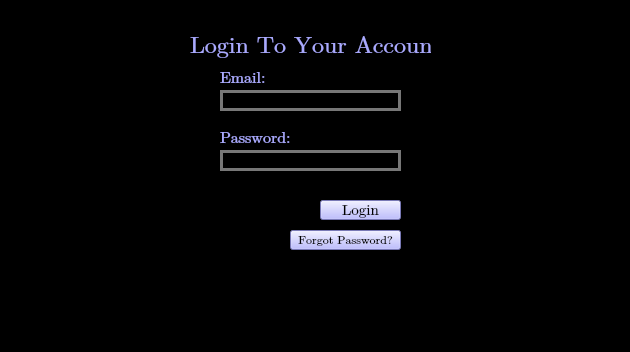
<?xml version="1.0" encoding="UTF-8"?>
<ui version="4.0">
 <class>MainWindow</class>
 <widget class="QMainWindow" name="MainWindow">
  <property name="geometry">
   <rect>
    <x>0</x>
    <y>0</y>
    <width>630</width>
    <height>352</height>
   </rect>
  </property>
  <property name="windowTitle">
   <string>MainWindow</string>
  </property>
  <property name="styleSheet">
   <string notr="true">QWidget {
    background-color:rgb(0, 0, 0)
}</string>
  </property>
  <widget class="QWidget" name="centralwidget">
   <widget class="QLabel" name="label">
    <property name="geometry">
     <rect>
      <x>190</x>
      <y>30</y>
      <width>241</width>
      <height>31</height>
     </rect>
    </property>
    <property name="font">
     <font>
      <family>Cambria Math</family>
      <pointsize>18</pointsize>
     </font>
    </property>
    <property name="styleSheet">
     <string notr="true">QLabel {
    color: rgb(170, 170, 255)
}</string>
    </property>
    <property name="text">
     <string>Login To Your Account</string>
    </property>
   </widget>
   <widget class="QPushButton" name="loginButton">
    <property name="geometry">
     <rect>
      <x>320</x>
      <y>200</y>
      <width>81</width>
      <height>20</height>
     </rect>
    </property>
    <property name="font">
     <font>
      <family>Cambria Math</family>
      <pointsize>11</pointsize>
     </font>
    </property>
    <property name="styleSheet">
     <string notr="true">QPushButton {
    background-color: rgb(170, 170, 255);
    color: rgb(0, 0, 0);

}


QPushButton:hover {
    background-color: rgb(128, 120, 215);
    color: rgb(0, 0, 0)
}

QPushButton:pressed {
    background-color: rgb(85, 170, 127);
    color: rgb(0, 0, 0)
}</string>
    </property>
    <property name="text">
     <string>Login</string>
    </property>
   </widget>
   <widget class="QLineEdit" name="lineEditemail">
    <property name="geometry">
     <rect>
      <x>220</x>
      <y>90</y>
      <width>181</width>
      <height>21</height>
     </rect>
    </property>
    <property name="styleSheet">
     <string notr="true">QLineEdit {
    background-color: rgb(0, 0, 0);
    border: 3px solid #777777; /* Optional: border color */
    padding: 5px; /* Optional: padding for better spacing */
}
</string>
    </property>
   </widget>
   <widget class="QLabel" name="label_3">
    <property name="geometry">
     <rect>
      <x>220</x>
      <y>130</y>
      <width>81</width>
      <height>16</height>
     </rect>
    </property>
    <property name="font">
     <font>
      <family>Cambria Math</family>
      <pointsize>12</pointsize>
     </font>
    </property>
    <property name="styleSheet">
     <string notr="true">QLabel {
    color: rgb(170, 170, 255)
}</string>
    </property>
    <property name="text">
     <string>Password:</string>
    </property>
   </widget>
   <widget class="QLineEdit" name="lineEditpassword">
    <property name="geometry">
     <rect>
      <x>220</x>
      <y>150</y>
      <width>181</width>
      <height>21</height>
     </rect>
    </property>
    <property name="styleSheet">
     <string notr="true">QLineEdit {
    background-color: rgb(0, 0, 0);
    border: 3px solid #777777; /* Optional: border color */
    padding: 5px; /* Optional: padding for better spacing */
}
</string>
    </property>
    <property name="text">
     <string/>
    </property>
   </widget>
   <widget class="QLabel" name="label_4">
    <property name="geometry">
     <rect>
      <x>220</x>
      <y>70</y>
      <width>71</width>
      <height>16</height>
     </rect>
    </property>
    <property name="font">
     <font>
      <family>Cambria Math</family>
      <pointsize>12</pointsize>
     </font>
    </property>
    <property name="styleSheet">
     <string notr="true">QLabel {
    color: rgb(170, 170, 255)
}</string>
    </property>
    <property name="text">
     <string>Email:</string>
    </property>
   </widget>
   <widget class="QPushButton" name="pushButton_2">
    <property name="geometry">
     <rect>
      <x>290</x>
      <y>230</y>
      <width>111</width>
      <height>20</height>
     </rect>
    </property>
    <property name="font">
     <font>
      <family>Cambria Math</family>
      <pointsize>9</pointsize>
     </font>
    </property>
    <property name="styleSheet">
     <string notr="true">QPushButton {
    background-color: rgb(170, 170, 255);
    color: rgb(0, 0, 0);

}


QPushButton:hover {
    background-color: rgb(128, 120, 215);
    color: rgb(0, 0, 0)
}

QPushButton:pressed {
    background-color: rgb(85, 170, 127);
    color: rgb(0, 0, 0)
}</string>
    </property>
    <property name="text">
     <string>Forgot Password?</string>
    </property>
   </widget>
  </widget>
  <widget class="QMenuBar" name="menubar">
   <property name="geometry">
    <rect>
     <x>0</x>
     <y>0</y>
     <width>630</width>
     <height>21</height>
    </rect>
   </property>
  </widget>
  <widget class="QStatusBar" name="statusbar"/>
 </widget>
 <resources/>
 <connections/>
</ui>
